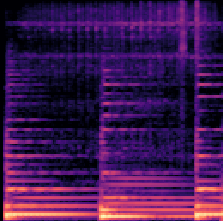
#> input picture mel-spectogram-images/ITSYBITSYSPIDER_0.png, 223 x 221 px
$ python -i brisquequality_1.py   (imports and definitions only)   (older library calls are emulated)
#> lines starting #> are read from the running program, lines starting #| are printed output that depends on the picture
#> further down, picture is the input picture: shape (221, 223, 3); mean B, G, R 80.5, 22.9, 63.4
import cv2
import numpy as np
import math as m
import sys
# for gamma function, called
from scipy.special import gamma as tgamma
import os

# import svm functions (from libsvm library)
# if python2.x version : import svm from libsvm (sudo apt-get install python-libsvm)
from libsvm.python.svm import ONE_CLASS, EPSILON_SVR, NU_SVC, c_double, gen_svm_nodearray, PRECOMPUTED
from os import walk
import pandas as pd

# AGGD fit model, takes input as the MSCN Image / Pair-wise Product
def AGGDfit(structdis):
    # variables to count positive pixels / negative pixels and their squared sum
    poscount = 0
    negcount = 0
    possqsum = 0
    negsqsum = 0
    abssum   = 0

    poscount = len(structdis[structdis > 0]) # number of positive pixels
    negcount = len(structdis[structdis < 0]) # number of negative pixels

    # calculate squared sum of positive pixels and negative pixels
    possqsum = np.sum(np.power(structdis[structdis > 0], 2))
    negsqsum = np.sum(np.power(structdis[structdis < 0], 2))

    # absolute squared sum
    abssum = np.sum(structdis[structdis > 0]) + np.sum(-1 * structdis[structdis < 0])

    # calculate left sigma variance and right sigma variance
    lsigma_best = np.sqrt((negsqsum/negcount))
    rsigma_best = np.sqrt((possqsum/poscount))

    gammahat = lsigma_best/rsigma_best

    # total number of pixels - totalcount
    totalcount = structdis.shape[1] * structdis.shape[0]

    rhat = m.pow(abssum/totalcount, 2)/((negsqsum + possqsum)/totalcount)
    rhatnorm = rhat * (m.pow(gammahat, 3) + 1) * (gammahat + 1)/(m.pow(m.pow(gammahat, 2) + 1, 2))

    prevgamma = 0
    prevdiff  = 1e10
    sampling  = 0.001
    gam = 0.2

    # vectorized function call for best fitting parameters
    vectfunc = np.vectorize(func, otypes = [np.float], cache = False)

    # calculate best fit params
    gamma_best = vectfunc(gam, prevgamma, prevdiff, sampling, rhatnorm)

    return [lsigma_best, rsigma_best, gamma_best]

def func(gam, prevgamma, prevdiff, sampling, rhatnorm):
    while(gam < 10):
        r_gam = tgamma(2/gam) * tgamma(2/gam) / (tgamma(1/gam) * tgamma(3/gam))
        diff = abs(r_gam - rhatnorm)
        if(diff > prevdiff): break
        prevdiff = diff
        prevgamma = gam
        gam += sampling
    gamma_best = prevgamma
    return gamma_best

def compute_features(img):
    scalenum = 2
    feat = []
    # make a copy of the image
    im_original = img.copy()

    # scale the images twice
    for itr_scale in range(scalenum):
        im = im_original.copy()
        # normalize the image
        im = im / 255.0

        # calculating MSCN coefficients
        mu = cv2.GaussianBlur(im, (7, 7), 1.166)
        mu_sq = mu * mu
        sigma = cv2.GaussianBlur(im*im, (7, 7), 1.166)
        sigma = (sigma - mu_sq)**0.5

        # structdis is the MSCN image
        structdis = im - mu
        structdis /= (sigma + 1.0/255)

        # calculate best fitted parameters from MSCN image
        best_fit_params = AGGDfit(structdis)
        # unwrap the best fit parameters
        lsigma_best = best_fit_params[0]
        rsigma_best = best_fit_params[1]
        gamma_best  = best_fit_params[2]

        # append the best fit parameters for MSCN image
        feat.append(gamma_best)
        feat.append((lsigma_best*lsigma_best + rsigma_best*rsigma_best)/2)

        # shifting indices for creating pair-wise products
        shifts = [[0,1], [1,0], [1,1], [-1,1]] # H V D1 D2

        for itr_shift in range(1, len(shifts) + 1):
            OrigArr = structdis
            reqshift = shifts[itr_shift-1] # shifting index

            # create transformation matrix for warpAffine function
            M = np.float32([[1, 0, reqshift[1]], [0, 1, reqshift[0]]])
            ShiftArr = cv2.warpAffine(OrigArr, M, (structdis.shape[1], structdis.shape[0]))

            Shifted_new_structdis = ShiftArr
            Shifted_new_structdis = Shifted_new_structdis * structdis
            # shifted_new_structdis is the pairwise product
            # best fit the pairwise product
            best_fit_params = AGGDfit(Shifted_new_structdis)
            lsigma_best = best_fit_params[0]
            rsigma_best = best_fit_params[1]
            gamma_best  = best_fit_params[2]

            constant = m.pow(tgamma(1/gamma_best), 0.5)/m.pow(tgamma(3/gamma_best), 0.5)
            meanparam = (rsigma_best - lsigma_best) * (tgamma(2/gamma_best)/tgamma(1/gamma_best)) * constant

            # append the best fit calculated parameters
            feat.append(gamma_best) # gamma best
            feat.append(meanparam) # mean shape
            feat.append(m.pow(lsigma_best, 2)) # left variance square
            feat.append(m.pow(rsigma_best, 2)) # right variance square

        # resize the image on next iteration
        im_original = cv2.resize(im_original, (0,0), fx=0.5, fy=0.5, interpolation=cv2.INTER_CUBIC)
#> this loop made 2 passes
#> pass 1, in compute_features, `mu = cv2.GaussianBlur(im, (7, 7), 1.166)`:
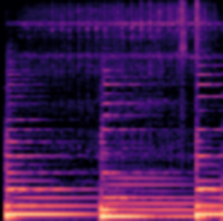
#> mu: shape (221, 223, 3) float64; mean B, G, R 0.316, 0.0899, 0.249
#> pass 1, in compute_features, `mu_sq = mu * mu`:
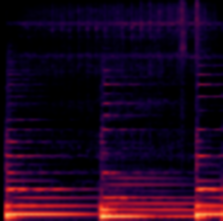
#> mu_sq: shape (221, 223, 3) float64; mean B, G, R 0.12, 0.0169, 0.115
#> after the loop:
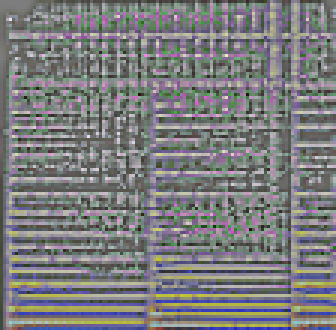
#> OrigArr: shape (110, 112, 3) float64 (shown 3 times larger); mean of channels 0, 1, 2 0.0022, -0.0208, -0.0336; drawn with min black and max white
#> after the loop:
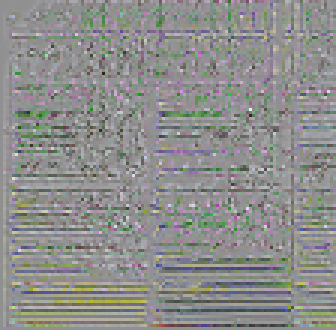
#> Shifted_new_structdis: shape (110, 112, 3) float64 (shown 3 times larger); mean of channels 0, 1, 2 -0.0636, -0.0369, -0.0435; drawn with min black and max white
    return feat

# function to calculate BRISQUE quality score
# takes input of the image path
def test_measure_BRISQUE(imgPath):
    # read image from given path
    dis = cv2.imread(imgPath, 1)
    if(dis is None):
        print("Wrong image path given")
        print("Exiting...")
        sys.exit(0)
    # convert to gray scale
    dis = cv2.cvtColor(dis, cv2.COLOR_BGR2GRAY)

    # compute feature vectors of the image
    features = compute_features(dis)

    # rescale the brisqueFeatures vector from -1 to 1
    x = [0]

    # pre loaded lists from C++ Module to rescale brisquefeatures vector to [-1, 1]
    min_= [0.336999 ,0.019667 ,0.230000 ,-0.125959 ,0.000167 ,0.000616 ,0.231000 ,-0.125873 ,0.000165 ,0.000600 ,0.241000 ,-0.128814 ,0.000179 ,0.000386 ,0.243000 ,-0.133080 ,0.000182 ,0.000421 ,0.436998 ,0.016929 ,0.247000 ,-0.200231 ,0.000104 ,0.000834 ,0.257000 ,-0.200017 ,0.000112 ,0.000876 ,0.257000 ,-0.155072 ,0.000112 ,0.000356 ,0.258000 ,-0.154374 ,0.000117 ,0.000351]

    max_= [9.999411, 0.807472, 1.644021, 0.202917, 0.712384, 0.468672, 1.644021, 0.169548, 0.713132, 0.467896, 1.553016, 0.101368, 0.687324, 0.533087, 1.554016, 0.101000, 0.689177, 0.533133, 3.639918, 0.800955, 1.096995, 0.175286, 0.755547, 0.399270, 1.095995, 0.155928, 0.751488, 0.402398, 1.041992, 0.093209, 0.623516, 0.532925, 1.042992, 0.093714, 0.621958, 0.534484]

    # append the rescaled vector to x
    for i in range(0, 36):
        min = min_[i]
        max = max_[i]
        x.append(-1 + (2.0/(max - min) * (features[i] - min)))


    return x

# exit if input argument not given
# calculate quality score
col_list = ['feat' + str(x) for x in range(0,37)]
# [9 lines not run here, left out]
# [1 line that did not run here, left out]
# [1 line not run here, left out]

>>> import cv2
>>> picture = cv2.imread('mel-spectogram-images/ITSYBITSYSPIDER_0.png')
>>> result = compute_features(picture)

$ run again, on mel-spectogram-images/ITSYBITSYSPIDER_1.png
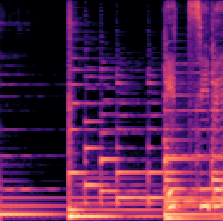
#> input picture mel-spectogram-images/ITSYBITSYSPIDER_1.png, 223 x 221 px
#> picture is the input picture: shape (221, 223, 3); mean B, G, R 77.2, 30, 86
#> the loop in compute_features, `for itr_scale in range(scalenum):` made 2 passes
#> pass 1, in compute_features, `mu_sq = mu * mu`:
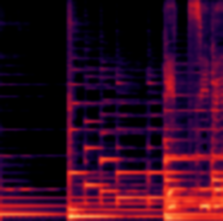
#> mu_sq: shape (221, 223, 3) float64; mean B, G, R 0.127, 0.0305, 0.207
#> after the loop in compute_features, `for itr_scale in range(scalenum):`:
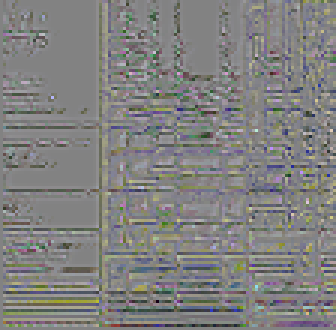
#> Shifted_new_structdis: shape (110, 112, 3) float64 (shown 3 times larger); mean of channels 0, 1, 2 -0.0345, -0.0155, -0.0126; drawn with min black and max white

$ run again, on mel-spectogram-images/ITSYBITSYSPIDER_10.png
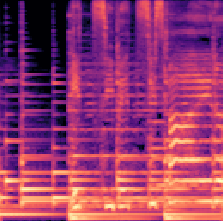
#> input picture mel-spectogram-images/ITSYBITSYSPIDER_10.png, 223 x 221 px
#> picture is the input picture: shape (221, 223, 3); mean B, G, R 107.7, 56.6, 150.3
#> the loop in compute_features, `for itr_scale in range(scalenum):` made 2 passes
#> pass 1, in compute_features, `mu_sq = mu * mu`:
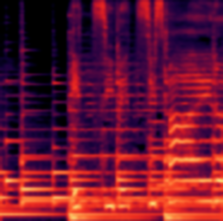
#> mu_sq: shape (221, 223, 3) float64; mean B, G, R 0.192, 0.0764, 0.425
#> after the loop in compute_features, `for itr_scale in range(scalenum):`:
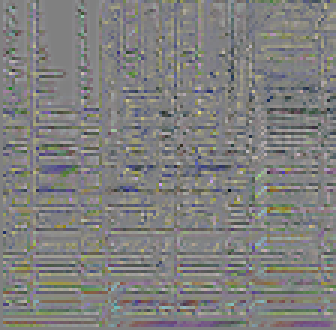
#> Shifted_new_structdis: shape (110, 112, 3) float64 (shown 3 times larger); mean of channels 0, 1, 2 -0.0357, -0.00422, -0.00348; drawn with min black and max white

$ run again, on mel-spectogram-images/ITSYBITSYSPIDER_11.png
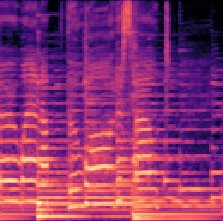
#> input picture mel-spectogram-images/ITSYBITSYSPIDER_11.png, 223 x 221 px
#> picture is the input picture: shape (221, 223, 3); mean B, G, R 110.5, 50.1, 140.7
#> the loop in compute_features, `for itr_scale in range(scalenum):` made 2 passes
#> pass 1, in compute_features, `mu_sq = mu * mu`:
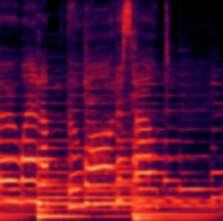
#> mu_sq: shape (221, 223, 3) float64; mean B, G, R 0.197, 0.0586, 0.376
#> after the loop in compute_features, `for itr_scale in range(scalenum):`:
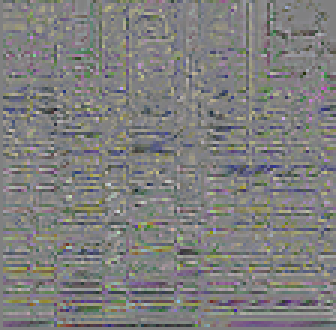
#> Shifted_new_structdis: shape (110, 112, 3) float64 (shown 3 times larger); mean of channels 0, 1, 2 -0.0437, -0.0206, -0.0194; drawn with min black and max white
